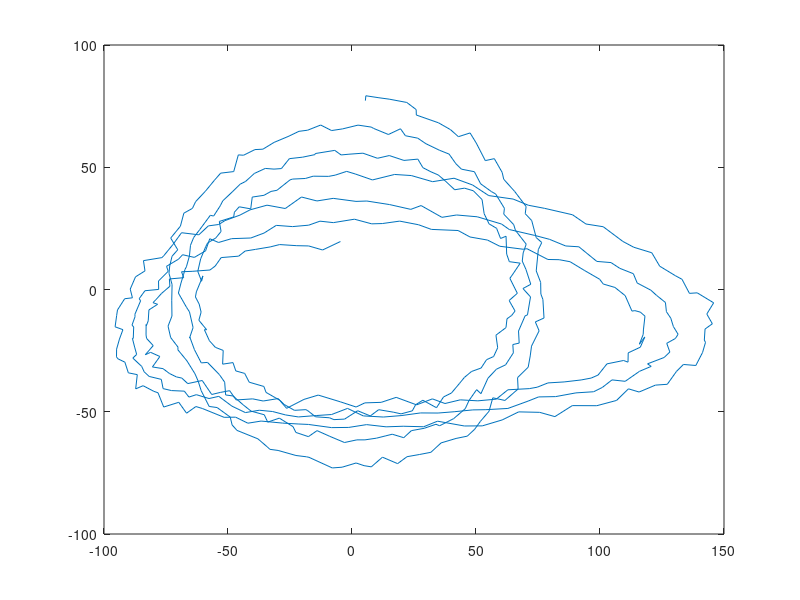

MATLAB code for this plot: (Note: this script raises an error after producing the figure.)




%% impossible sujet incompréhensible



close all

load("data_BE5.mat")

T0 = 100;
f0 = 1/T0;

t = 0:1:length(absc)-1;

A1 = 70;
phi1 = -pi/2;
B1 = 0;

A2 = 70;
phi2 = 0;
B2 = 0;

figure(1)
plot(absc, ordo)

z = [absc ordo];

N = length(absc);
n = 20;
phi = [zeros(n,2); z];
K=N;

z_filtre = zeros(size(z));
theta = zeros([n 2]);
Pt = 100000*eye(n);
lambda = 0.99;
for i=1:K-2
    r = [sin(2*pi*f0*t(i)); cos(2*pi*f0*t(i)); 1];
    H = [A1*cos(r(1)) -A1*sin(r(1)) B1; A2*cos(r(2)) -A2*sin(r(2)) B2]
    %z_filtre(i,1) = phi(i+n-1:-1:i,1)'*theta(:,1);
    %z_filtre(i,2) = phi(i+n:-1:i+1,2)'*theta(:,2);
    z_filtre(i,:) = r'*H;
    
end

figure(2)
plot(t, z(:,1))
hold on
plot(t, z_filtre(:,1))
plot(t, A1*cos(2*pi*f0*t+phi1))

figure(3)
plot(t, z(:,2))
hold on
plot(t, z_filtre(:,2))
plot(t, A2*cos(2*pi*f0*t+phi2))

figure(4)
plot(z(:,1), z(:,2))
hold on
plot(z_filtre(:,1), z_filtre(:,2))